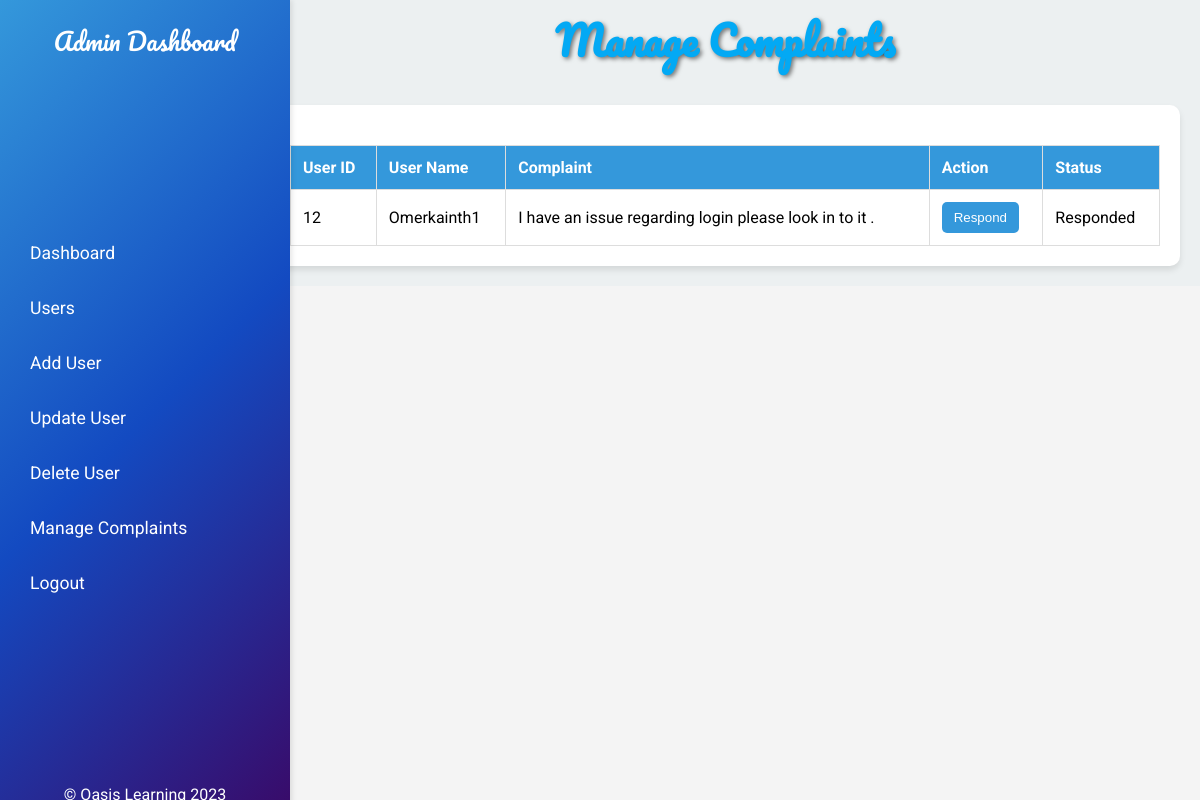
Before: /managecomplaints/ (signed in) with the older database file.
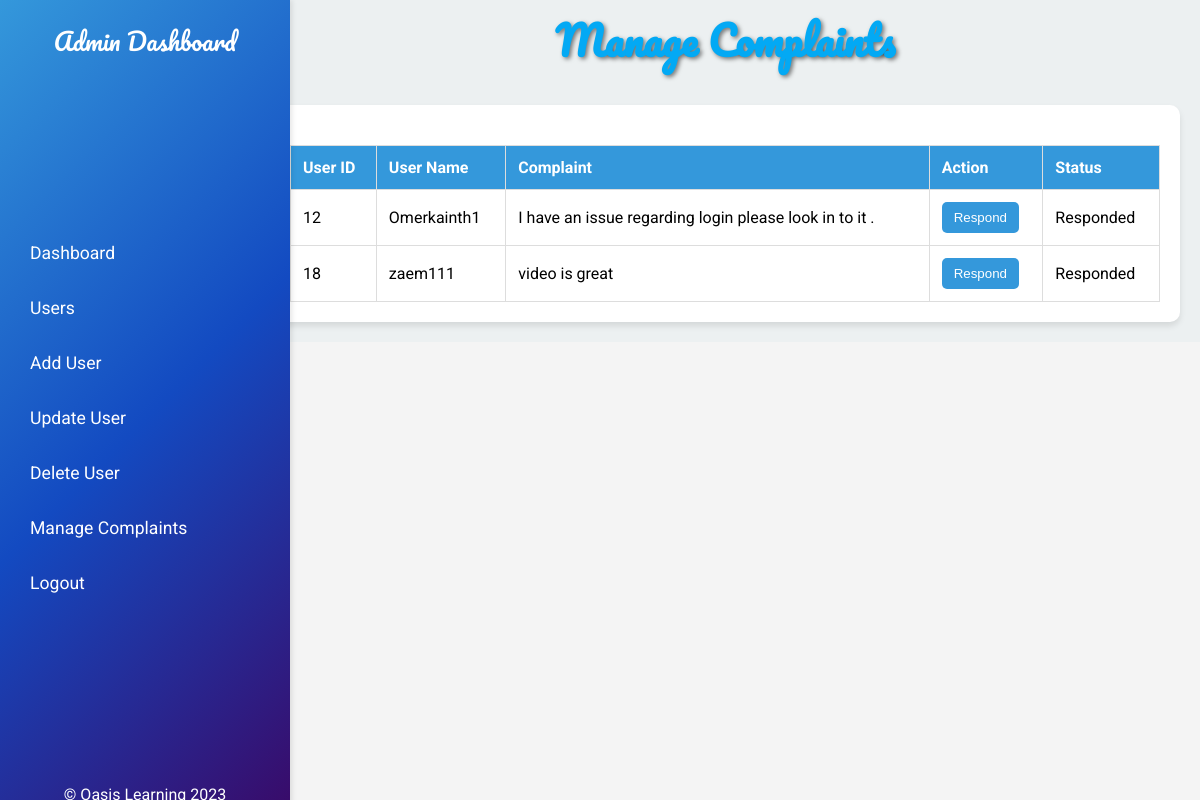
After: the same page with the newer database file.
### oasisApp/models.py (models this page shows, shortened)
class Complaint(models.Model):
    user = models.ForeignKey(User, on_delete=models.CASCADE)
    description = models.TextField()
    status = models.CharField(max_length=100, default='Pending')
    respond = models.TextField(blank=True, null=True)

### oasisApp/views.py (the view)
# urls.py: path('managecomplaints/', views.managecomplaints, name='managecomplaints'),
@superuser_required
def managecomplaints(request):
    complaints = Complaint.objects.all()  # Fetch all complaints from the database
    context = {
        'complaints': complaints
    }
    return render(request, "managecomplaints.html", context)

### oasisApp/views.py (called while the page is built)
def superuser_required(view_func):
    decorated_view_func = user_passes_test(
        lambda user: user.is_superuser,
        login_url='Login'
    )(view_func)
    return decorated_view_func

### oasisApp/templates/managecomplaints.html (shortened to what this page needs)
<!DOCTYPE html>
<html lang="en">
<head>
    <link rel="stylesheet" href="https://cdn.jsdelivr.net/npm/chart.js">
</head>
<body>
    <div class="admin-dashboard">
        <div class="sidebar">
            <div class="logo">Admin Dashboard</div>
            <ul class="nav-links">
                <li class="nav-item"><a href="/Dashboard/" class="nav-link">Dashboard</a></li>
                <li class="nav-item"><a href="/Users/" class="nav-link">Users</a></li>
                <li class="nav-item"><a href="/AddUser/" class="nav-link">Add User</a></li>
                <li class="nav-item"><a href="/UpdateUser/" class="nav-link">Update User</a></li>
                <li class="nav-item"><a href="/DeleteUser/" class="nav-link">Delete User</a></li>
                <li class="nav-item"><a href="/managecomplaints/" class="nav-link">Manage Complaints</a></li>
                <li class="nav-item"><a href="{% url 'Logout' %}" id="logoutBtn" class="nav-link">Logout</a></li>
            </ul>
            <div class="footer">
                <p class="footer-copyright">&copy; Oasis Learning 2023</p>
            </div>
        </div>
        <div class="content">
            <h1 class="page-title">Manage Complaints</h1>
            <div class="complaint-table">
                <table>
                    <thead>
                        <tr>
                            <th>User ID</th>
                            <th>User Name</th>
                            <th>Complaint</th>
                            <th>Action</th>
                            <th>Status</th>
                        </tr>
                    </thead>
                    <tbody>
                        {% for complaint in complaints %}
                        <tr>
                            <td>{{ complaint.user.id }}</td>
                            <td>{{ complaint.user.username }}</td>
                            <td>{{ complaint.description }}</td>
                            <td><a href="/respondcomplaint/{{ complaint.id }}"><button>Respond</button></a></td>
                            <td>{{ complaint.status }}</td>
                        </tr>
                        {% endfor %}
                    </tbody>
                </table>
            </div>
        </div>
    </div>
</body>
</html>

Changed rows visible on the page:
added Complaint: user.id "18", user.username "zaem111", description "video is great", status "Responded"
